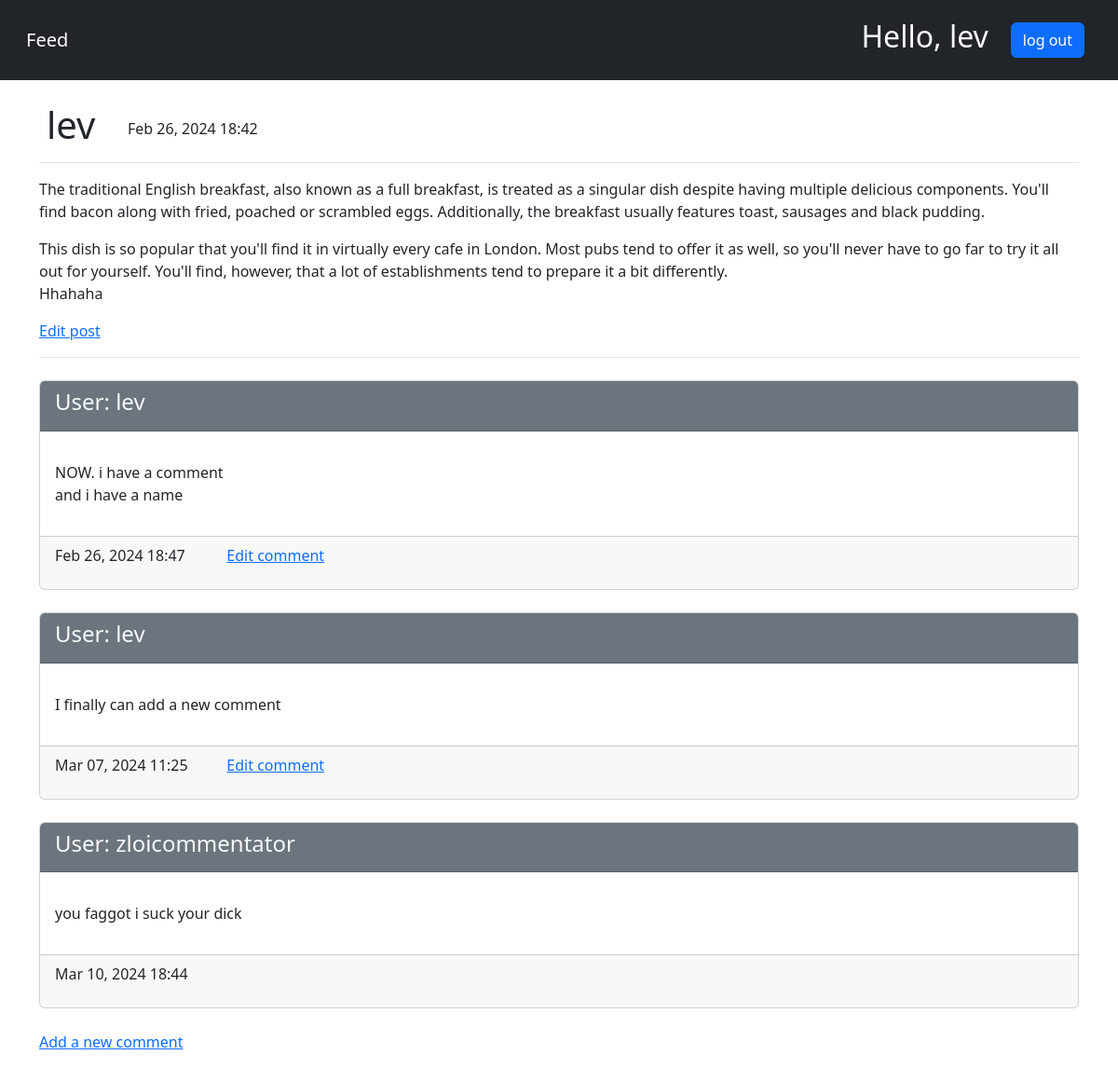
Page /post/2/ (signed in) on the committed database.
### blogs/models.py (models this page shows, shortened)
class Post(models.Model):
    text = models.TextField()
    date_added = models.DateTimeField(auto_now_add=True)
    owner = models.ForeignKey(User, on_delete=models.CASCADE)

class Comment(models.Model):
    post = models.ForeignKey(Post, on_delete=models.CASCADE)
    text = models.TextField()
    date_added = models.DateTimeField(auto_now_add=True)
    owner = models.ForeignKey(User, on_delete=models.CASCADE)

### blogs/views.py (the view)
# urls.py: path('post/<int:post_id>/', views.post, name='post'),
def post(request, post_id):
    post = Post.objects.get(id=post_id)
    comments = post.comment_set.order_by('date_added')
    user = request.user
    context = {'post': post, 'comments': comments, 'user': user}
    return render(request, 'blogs/post.html', context)

### blogs/templates/blogs/post.html
{% extends 'blogs/base.html' %}
{% block page_header %}
    <div class="row">
        <div class="col-sm-1">
            <h1 class="ms-2">{{ post.owner }}</h1>
        </div>
        <div class="col-sm-2 mt-3">
            <p>{{ post.date_added|date:'M d, Y H:i' }}</p>
        </div>
    </div>
{% endblock page_header %}
{% block content %}
    <div class="border-bottom"></div>
    <p class="ms-2">{{ post.text|linebreaks }}</p>
    <p>
        {% if user == post.owner %}
            <a href="{% url 'blogs:edit_post' post.id %}">Edit post</a>
        {% endif %}
    </p>
    <div class="border-bottom mb-4"></div>
    <div>
        {% for comment in comments %}
            <div class="card mb-4">
                <div class="card-header bg-secondary text-light">
                    <h4>User: {{ comment.owner.username }}</h4>
                </div>
                <div class="card-body p-3">
                    <p>{{ comment.text|linebreaks }}</p>
                </div>
                <div class="card-footer">
                    <div class="row">
                        <p class="col-sm-2">{{ comment.date_added|date:'M d, Y H:i' }}</p>
                        {% if user == comment.owner %}
                            <p class="col-sm-2"><a href="{% url 'blogs:edit_comment' comment.id %}">Edit comment</a></p>
                        {% endif %}
                    </div>
                </div>
            </div>
        {% empty %}
            <li>No comments. You could leave your comments here.</li>
        {% endfor %}
    </div>
    <p>
        {% if user.is_authenticated %}
            <a href="{% url 'blogs:new_comment' post.id %}">Add a new comment</a>
        {% endif %}
    </p>
{% endblock content %}

### blogs/templates/blogs/base.html (shortened to what this page needs)
{% load bootstrap5 %}
<!doctype html>
<html lang="en">
    <head>
        {% bootstrap_css %}
    </head>
    <body>
        <nav class="navbar navbar-expand-md navbar-dark bg-dark mb-4 p-3">
            <div class="container-fluid">
                <a class="navbar-brand" href="{% url 'blogs:feed' %}">Feed</a>
                <div class="collapse navbar-collapse" id="navbarCollapse">
                    <ul class="navbar-nav ms-auto mb-2 mb-md-0">
                        {% if user.is_authenticated %}
                            <li class="nav-item me-3 mt-1">
                                <span class="navbar-text"><h2 class="text-light">Hello, {{ user.username }}</h2></span>
                            </li>
                            <li class="nav-item m-2">
                                <form class="d-flex" method="post" action="{% url 'users:logout' %}">
                                    <button class="btn btn-primary" type="submit">log out</button>
                                </form>
                            </li>
                        {% endif %}
                    </ul>
                </div>
            </div>
        </nav>
        <main class="container">
            <div class=" mb-2">
                {% block page_header %}{% endblock page_header %}
            </div>
            <div>
                {% block content %}{% endblock content %}
            </div>
        </main>
    </body>
</html>

### rows in the picture
Post: owner "lev", date_added "Feb 26, 2024 18:42", text "The traditional English breakfast, also known as a full breakfast, is treated as a singular dish despite having multiple delicious components. You'll find bacon along with fried, poached or scrambled eggs. Additionally, the breakfast usually features toast, sausages and black pudding. This dish is so popular that you'll find it in virtually every cafe in London. Most pubs tend to offer it as well, so you'll never have to go far to try it all out for yourself. You'll find, however, that a lot of establishments tend to prepare it a bit differently. Hhahaha"
Comment: owner.username "lev", text "NOW. i have a comment and i have a name", date_added "Feb 26, 2024 18:47", shows "Edit comment"
Comment: owner.username "lev", text "I finally can add a new comment", date_added "Mar 07, 2024 11:25", shows "Edit comment"
Comment: owner.username "zloicommentator", text "you faggot i suck your dick", date_added "Mar 10, 2024 18:44"

### other values in the picture
{{ user.username }} "lev"
